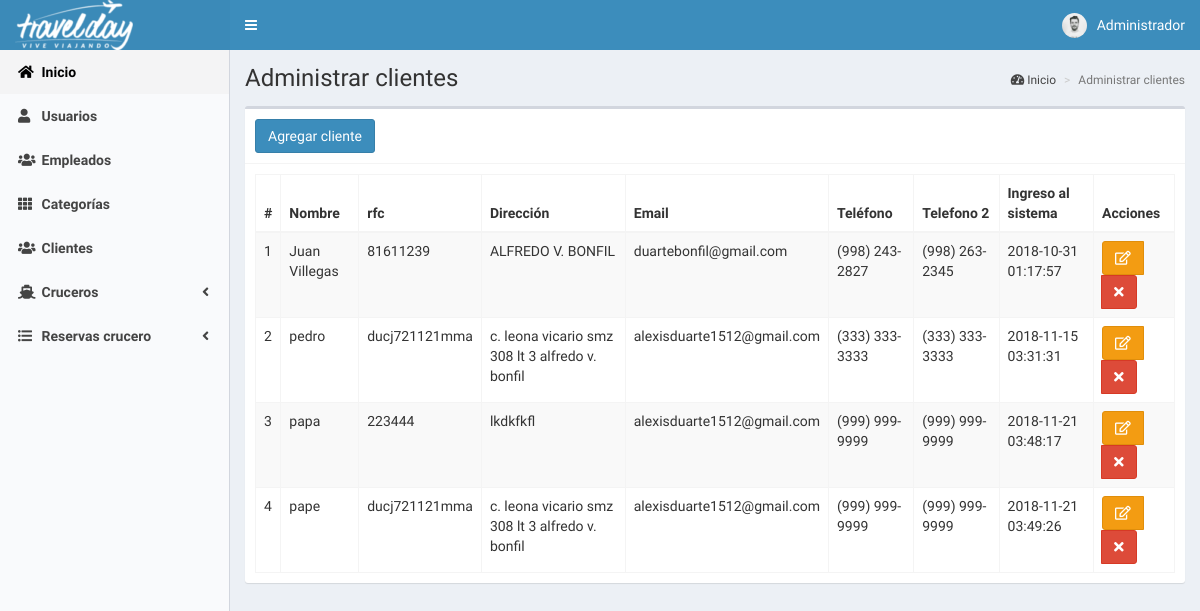
Screenshot of /clientes (signed in) with the database file from the repository.
### tables this page shows
CREATE TABLE `clientes` (
  `id` int(11) NOT NULL,
  `nombre` text NOT NULL,
  `documento` text NOT NULL,
  `direccion` text NOT NULL,
  `email` text NOT NULL,
  `telefono` text NOT NULL,
  `telefono2` text NOT NULL,
  `fecha` timestamp NOT NULL DEFAULT CURRENT_TIMESTAMP ON UPDATE CURRENT_TIMESTAMP
);

### controladores/plantilla.controlador.php (called while the page is built)
<?php
class ControladorPlantilla{
	static public function ctrPlantilla(){
		include "vistas/plantilla.php";
	}
}

### index.php (called while the page is built, shortened)
<?php
require_once "controladores/plantilla.controlador.php";
require_once "controladores/usuarios.controlador.php";
require_once "controladores/clientes.controlador.php";
require_once "controladores/reservas.controlador.php";
require_once "modelos/clientes.modelo.php";
$plantilla = new ControladorPlantilla();
$plantilla -> ctrPlantilla();

### controladores/clientes.controlador.php (called while the page is built, shortened)
<?php
class ControladorClientes{
	static public function ctrMostrarClientes($item, $valor){
		$tabla = "clientes";
		$respuesta = ModeloClientes::mdlMostrarClientes($tabla, $item, $valor);
		return $respuesta;
	}
}

### modelos/conexion.php (called while the page is built)
<?php
class Conexion{
	static public function conectar(){
		$link = new PDO("mysql:host=localhost;dbname=travelday_admin",
			            "root",
			            "");
		$link->exec("set names utf8");
		return $link;
	}
}

### modelos/clientes.modelo.php (called while the page is built, shortened)
<?php
require_once "conexion.php";
class ModeloClientes{
	static public function mdlMostrarClientes($tabla, $item, $valor){
		if($item != null){
			$stmt = Conexion::conectar()->prepare("SELECT * FROM $tabla WHERE $item = :$item");
			$stmt -> bindParam(":".$item, $valor, PDO::PARAM_STR);
			$stmt -> execute();
			return $stmt -> fetch();
		}else{
			$stmt = Conexion::conectar()->prepare("SELECT * FROM $tabla");
			$stmt -> execute();
			return $stmt -> fetchAll();
		}
	}
}

### vistas/modulos/clientes.php (the view, shortened to what this page needs)
<div class="content-wrapper">
  <section class="content-header">
    <h1>
      Administrar clientes
    </h1>
    <ol class="breadcrumb">
      <li><a href="inicio"><i class="fas fa-tachometer-alt"></i> Inicio</a></li>
      <li class="active">Administrar clientes</li>
    </ol>
  </section>
  <section class="content">
    <div class="box">
      <div class="box-header with-border">
        <button class="btn btn-primary" data-toggle="modal" data-target="#modalAgregarCliente">
          Agregar cliente
        </button>
      </div>
      <div class="box-body">
       <table class="table table-bordered table-striped dt-responsive tablas" width="100%">
        <thead>
         <tr>
           <th style="width:10px">#</th>
           <th>Nombre</th>
           <th>rfc</th>
           <th>Dirección</th>
           <th>Email</th>
           <th>Teléfono</th>
           <th>Telefono 2</th>
           <th>Ingreso al sistema</th>
           <th>Acciones</th>
         </tr>
        </thead>
        <tbody>
        <?php
          $item = null;
          $valor = null;
          $clientes = ControladorClientes::ctrMostrarClientes($item, $valor);
          foreach ($clientes as $key => $value) {
            echo '<tr>
                    <td>'.($key+1).'</td>
                    <td>'.$value["nombre"].'</td>
                    <td>'.$value["documento"].'</td>
                    <td>'.$value["direccion"].'</td>
                    <td>'.$value["email"].'</td>
                    <td>'.$value["telefono"].'</td>
                    <td>'.$value["telefono2"].'</td>
                    <td>'.$value["fecha"].'</td>
                    <td>
                      <div class="btn-group">
                        <button class="btn btn-warning btnEditarCliente" data-toggle="modal" data-target="#modalEditarCliente" idCliente="'.$value["id"].'"><i class="far fa-edit"></i></button>
                        <button class="btn btn-danger btnEliminarCliente" idCliente="'.$value["id"].'"><i class="fa fa-times"></i></button>
                      </div>
                    </td>
                  </tr>';
            }
        ?>
        </tbody>
       </table>
      </div>
    </div>
  </section>
</div>

### rows the page displays
clientes: nombre "Juan Villegas", documento "81611239", direccion "ALFREDO V. BONFIL", email "duartebonfil@gmail.com", telefono "(998) 243-2827", telefono2 "(998) 263-2345", fecha "2018-10-31 01:17:57"
clientes: nombre "pedro", documento "ducj721121mma", direccion "c. leona vicario smz 308 lt 3 alfredo v. bonfil", email "alexisduarte1512@gmail.com", telefono "(333) 333-3333", telefono2 "(333) 333-3333", fecha "2018-11-15 03:31:31"
clientes: nombre "papa", documento "223444", direccion "lkdkfkfl", email "alexisduarte1512@gmail.com", telefono "(999) 999-9999", telefono2 "(999) 999-9999", fecha "2018-11-21 03:48:17"
clientes: nombre "pape", documento "ducj721121mma", direccion "c. leona vicario smz 308 lt 3 alfredo v. bonfil", email "alexisduarte1512@gmail.com", telefono "(999) 999-9999", telefono2 "(999) 999-9999", fecha "2018-11-21 03:49:26"

### other values shown
$_SESSION["nombre"] "Administrador"
